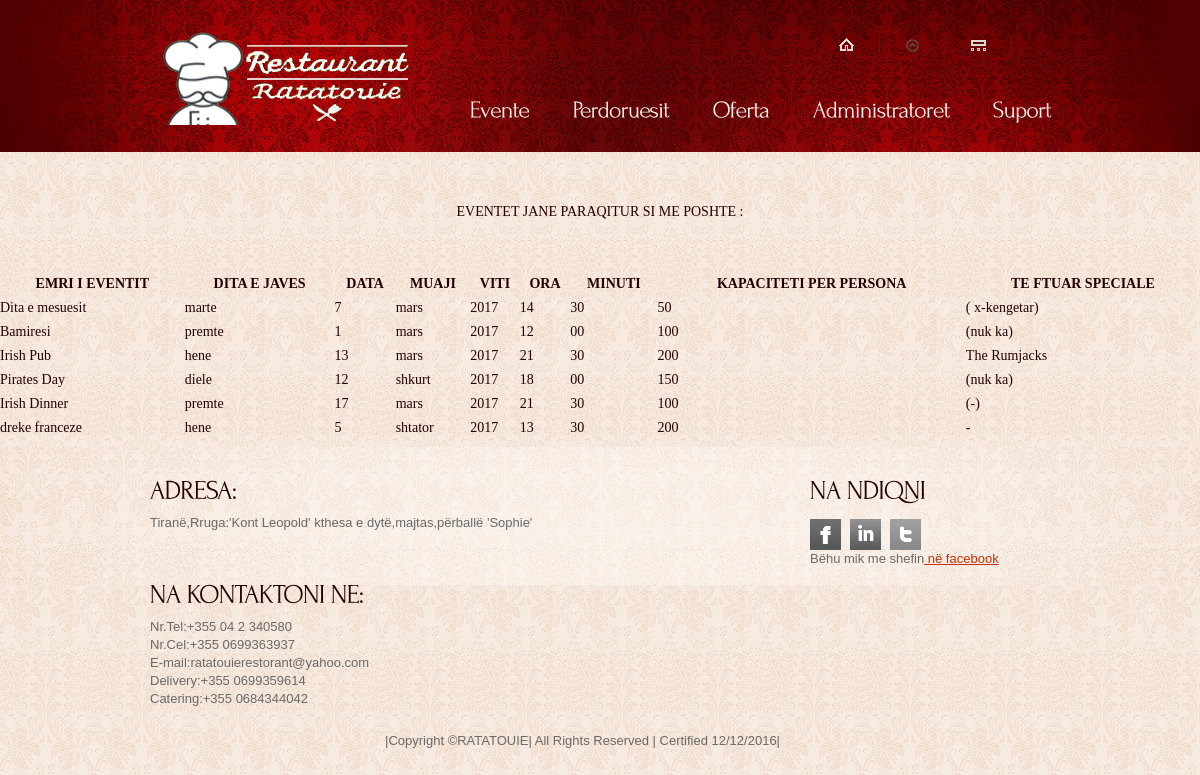
Screenshot of /ev2.php with the database file from the repository.
### tables this page shows
CREATE TABLE `Events` (
  `eventID` int(8) NOT NULL,
  `evname` varchar(15) NOT NULL,
  `evday` enum('hene','marte','merkure','enjte','premte','shtune','diele') NOT NULL,
  `evdatnum` enum('1','2','3','4','5','6','7','8','9','10','11','12','13','14','15','16','17','18','19','29','21','22','23','24','25','26','27','28','29','30','31') NOT NULL,
  `evmonth` enum('janar','shkurt','mars','prill','maj','qershor','korrik','gusht','shtator','tetor','nentor','dhjetor') NOT NULL,
  `evyear` enum('2017','2018') NOT NULL,
  `evhr` enum('8','9','10','11','12','13','14','15','16','17','18','19','20','21') NOT NULL,
  `evmin` enum('00','15','30','45') NOT NULL,
  `evcapacity` int(3) NOT NULL,
  `evspecialg` varchar(50) NOT NULL
);

### ev2.php (the view, shortened to what this page needs)
<!DOCTYPE html>
<html lang="en">
<head>
<link rel="stylesheet" href="css/reset.css" type="text/css" media="all">
<link rel="stylesheet" href="css/layout.css" type="text/css" media="all">
<link rel="stylesheet" href="css/style.css" type="text/css" media="all">
</head>
<body id="page2">
<div class="body6">
  <div class="body1">
    <div class="main">
      <header>
        <h1><a href="index.php" id="logo">Restorant Ratatouie</a></h1>
        <nav>
            <ul id="top_nav">
              <li><a href="index.php"><img src="images/icon_1.gif" alt=""></a></li>
              <li><a href="reklama.php"><img src="images/icon_3.png" alt=""></a></li>
              <li><a href="admin.php"><img src="images/icon_2.gif" alt=""></a></li>
            </ul>
          </nav>
           <ul id="menu">
              <<li><a href="events.php">Evente</a></li>
              <li><a href="users.php">Perdoruesit</a></li>
              <li><a href="ulje.php">Oferta</a></li>
              <li><a href="admini.php">Administratoret</a></li>
              <li><a href="help.php">Suport</a></li>
            </ul>
        </header>
    </div>
  </div>
</div><br><br>
<p align="center">EVENTET JANE PARAQITUR SI ME POSHTE : </p><br>
<?php
$sql=("SELECT *  FROM Events");
$records=mysql_query($sql);
?>
<table style="width:100%">
  <tr>
    <th>EMRI I EVENTIT</th>
    <th>DITA E JAVES</th>
    <th>DATA</th>
    <th>MUAJI</th>
    <th>VITI</th>
    <th>ORA</th>
    <th>MINUTI</th>
    <th>KAPACITETI PER PERSONA</th>
    <th>TE FTUAR SPECIALE</th>
  </tr>
  <?php
  while($Events=mysql_fetch_assoc($records)){
    echo "<tr>";
    echo "<td>".$Events['evname']."</td>";
    echo "<td>".$Events['evday']."</td>";
     echo "<td>".$Events['evdatnum']."</td>";
      echo "<td>".$Events['evmonth']."</td>";
      echo "<td>".$Events['evyear']."</td>";
       echo "<td>".$Events['evhr']."</td>";
        echo "<td>".$Events['evmin']."</td>";
        echo "<td>".$Events['evcapacity']."</td>";
                echo "<td>".$Events['evspecialg']."</td>";
    echo "</tr>";
  }
  ?>
  </table>
    <div class="body3">
  <div class="body4">
    <div class="main">
      <footer><hr>
        <div class="wrapper">
          <section class="col1 pad_left1">
     <h3>ADRESA:</h3>
         <p>Tiranë,Rruga:'Kont Leopold' kthesa e dytë,majtas,përballë 'Sophie'</p>
            <h3>NA KONTAKTONI NE:</h3>
      <p>Nr.Tel:+355 04 2 340580<br>
         Nr.Cel:+355 0699363937<br>
               E-mail:ratatouierestorant@yahoo.com<br>
               Delivery:+355 0699359614<br>
               Catering:+355 0684344042<br></p>
        <P ALIGN=right>
        |Copyright &copy;RATATOUIE|
         All Rights Reserved |
               Certified 12/12/2016|</p></section>
          <section class="col2 pad_left1">
            <h3>NA NDIQNI </h3>
            <ul id="icons">
              <li><a href="https://www.facebook.com/Restorant-Ratatouie-1187326811355133/" target="_blank" class="normaltip"><img src="images/icon1.gif" alt=""></a></li>
              <li><a href="https://www.instagram.com/ratatouierestorant/?hl=en" target="_blank" class="normaltip"><img src="images/icon2.gif" alt=""></a></li>
              <li><a href="https://twitter.com/RRatatouie" target="_blank" class="normaltip"><img src="images/icon3.gif" alt=""></a></li>
              <li>Bëhu mik me shefin<a href="https://www.facebook.com/ratatouiechef.restorantchef.3" target=_"blank"> në facebook</a></li>
        </ul>
        </section>
        </div>
      </footer>
    </div>
  </div>
</div>
</body>
</html>
  </body>
  </html>

### css/layout.css (style rules this page uses)
.col1, .col2, .col3, .cols { float:left }
.col1 { width:630px }
.col2 { width:240px }

### css/style.css (style rules this page uses)
article, aside, audio, canvas, command, datalist, details, embed, figcaption, figure, footer, header, hgroup, keygen, meter, nav, output, progress, section, source, video { display:block }
.wrapper { width:100%; overflow:hidden }
body { background:url(../images/bg_bot.jpg) center 0 repeat #faf3ed; border:0; font:14px Georgia, "Times New Roman", Times, serif; color:#200; line-height:24px }
.main { margin:0 auto; width:960px }
.body1 { background:url(../images/bg_top_img.jpg) top center no-repeat }
.body3 { background:url(../images/bg_bot.jpg) top center repeat }
.body4 { background:url(../images/bg_bot_img.jpg) top center no-repeat }
.body6 { background:url(../images/bg_top.jpg) top repeat-x }
a { color:#a80002; text-decoration:none; outline:none }
h1 { float:left; padding:0px 0 0 36px }
h3 { font-size:27px; color:#230000; line-height:1.2em; padding:20px 0 9px 0; letter-spacing:-1px }
p { padding-bottom:24px }
header { height:121px; padding-top:31px; width:100%; overflow:hidden }
#logo { display:block; background:url(../images/rat.png) 0 0 no-repeat; width:259px; height:94px; text-indent:-9999px }
#top_nav { float:right; padding:4px 43px 30px 0 }
#top_nav li { float:left; padding:3px 26px 5px 0; background:url(../images/top_line.gif) right 0 no-repeat; margin-right:25px }
#top_nav li a { display:block; line-height:0 }
#menu { width:633px; float:right; padding:0 0 0 0 }
#menu li { float:left; padding-left:3px }
#menu li a { display:block; font-size:24px; color:#faf3ed; line-height:40px; padding:0 20px; height:44px; letter-spacing:-1px }
.pad_left1 { padding-left:30px }
footer { height:138px; font:13px "Trebuchet MS", Arial, Helvetica, sans-serif; color:#696969; line-height:18px }
footer a { color:#c53005; text-decoration:underline }
#icons { padding:5px 0 0 0 }
#icons li { float:left; padding-right:9px }

### rows the page displays
events: evname "Dita e mesuesit", evday "marte", evdatnum "7", evmonth "mars", evyear "2017", evhr "14", evmin "30", evcapacity "50", evspecialg "( x-kengetar)"
events: evname "Bamiresi", evday "premte", evdatnum "1", evmonth "mars", evyear "2017", evhr "12", evmin "00", evcapacity "100", evspecialg "(nuk ka)"
events: evname "Irish Pub", evday "hene", evdatnum "13", evmonth "mars", evyear "2017", evhr "21", evmin "30", evcapacity "200", evspecialg "The Rumjacks"
events: evname "Pirates Day", evday "diele", evdatnum "12", evmonth "shkurt", evyear "2017", evhr "18", evmin "00", evcapacity "150", evspecialg "(nuk ka)"
events: evname "Irish Dinner", evday "premte", evdatnum "17", evmonth "mars", evyear "2017", evhr "21", evmin "30", evcapacity "100", evspecialg "(-)"
events: evname "dreke franceze", evday "hene", evdatnum "5", evmonth "shtator", evyear "2017", evhr "13", evmin "30", evcapacity "200", evspecialg "-"
